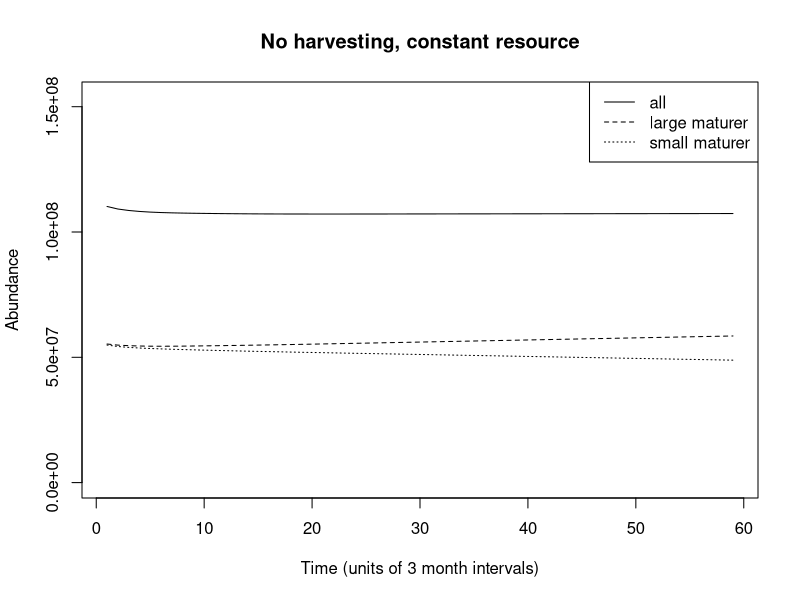

Here is the R script that generated this plot:
genotype1r = 6
genotype2r = 10
genotype1w = 0.674
genotype2w = 0.674

# Set longevity of the fish species, runtime of the model, and number of distinct genotypes
longevity_days = 9125
# set runtime to any arbitrary desired value, in units of days
runtime_days = 150*365
genotypes = 2
# Setting the length of the timestep in days
timescale= 91.25
# Setting run time and longevity to units of time steps
runtime = round(runtime_days/timescale)
longevity = round(longevity_days/timescale)

# How long to run model for convergence before addition of genetic diversity
# in units of days
add_genotypes = 33440

initialize_pop_matrices <- function(longevity, runtime, genotype) {
  # Initialize matrix of columns (years) and rows (age classes)
  # Multiplied by 3 because we'll be storing cohorts' reproductive biomass and lengths 
  age_dist=matrix(0L, nrow=longevity*3, ncol=runtime+1)
  # Add (arbitrarily) 10000 individuals to age=10 to start with
  age_dist[round(3650/timescale), 1] = 10000
  return(age_dist)
}

# Generate a matrix for each genotype
for (g in 1:genotypes) {
  assign(paste("age_dist_",g,sep=""),initialize_pop_matrices(longevity, runtime, g),envir = .GlobalEnv)
}

# Set parameters
# Need to add density dependence
# The steepness of the increase in the ratio lambda (reversible over structural mass)
r = 6
# The length at which the increasing function of lambda reaches its inflection point
l_bar = 0.2
# Scaling parameter for obtaining structural mass from standard length
c_1 = 5787
# Multiplier for obtaining overall yearly energy intake as a function of structural mass
p_0 = 0.1*timescale
# Exponent for obtaining overall yearly energy intake as a function of structural mass
p_1 = 2/3
# Maximum ratio lambda (reversible over structural mass) a fish can attain over its life
lambda_max = 1.3
# Minimum ratio lambda a fish can attain over its life
lambda_min = 0
# Multiplier for obtaining cost of maintenance of structural mass
c_S = 0.003*timescale
# Multiplier for obtaining cost of maintenance of reversible mass
c_E = 0.0003*timescale
# Efficiency with which energy is converted into reversible mass
e_E = 0.9
# Efficiency with which energy is converted to structural mass
e_S = (1/3)
# Multiplier and exponent for the cost of reproduction (in grams)
r_0 = 6
r_1 = 0.6
# Effectively, reproductive investment (fraction of reversible mass devoted to reproduction)
w= 0.674
# Instantaneous base mortality rate
m = log(0.9995^timescale)*(-1)
# Instantaneous fishing mortality
Fishing = 0
# Ricker
alpha = 8.44e-09
b = 4.43e-15
# Parameter setting size-selection ogive steepness
q_f = 0.2
# Minimum catch size for the species (in meters)
mincatchsize = 0.5
# Total population biomass
b_t=0
# Increased natural mortality rate at E/S = 0 or S = 0 
m_max=log(0.994^timescale)*(-1)
# Egg packing constant
packing = 4.45e6
# Parameter for exponential decline in condition-dependent mortality with improved body condition
z_c=7
# Parameter for exponential decline in predation mortality with increased body length
z_p=8
# Resource density
RD = 300000000
# Consumption with resource density half-saturation constant
K_RD = 1000000
# Variability in resource
sd_RD = 0
# How much energy intake is affected by changes in resources (1=no change)
resource = 1

# GROWTH FUNCTIONS

# For obtaining structural mass
structural_mass <- function(l) {
  return(c_1*(l)^3)
}

# Calculate the instrinsic length-dependent E/S ratio that the fish is trying to attain
intrinsic_lambda <- function(l, l_bar, r, lambda_min, lambda_max) {
  return(lambda_min + (lambda_max-lambda_min)*(exp(r*(l-l_bar)))/(1+exp(r*(l-l_bar))))
}

# Energy intake for the fish per year, dependent on fish structural biomass
size_dependent_energy_intake <- function(S, p_0, p_1) {
  return(resource*p_0*(S)^(p_1))
}

# Calculate the cost of the year of maintaining current structural and reversible biomass
maintenance_cost <- function(S, E, c_S, c_E) {
  return(c_S*S + c_E*E)
}

# Function for calculating a new, reduced level of reversible biomass, if net energy intake is negative
negative_p_net <- function(E, p_net, e_E) {
  if (p_net < 0) {
    return(E + (p_net/e_E))}
}

# Calculate the amount of energy needed to raise the R/S ratio to the length-dependent maximum
p_E_raising_lambda <- function(lambda_a, S, E) {
  return((lambda_a*S - E))
}

# Calculating proportion of any remaining energy to be converted to structural mass, to maintain R/S
remaining_energy_allocation <- function(e_S, e_E, lambda_a) {
  return((lambda_a*e_S)/(lambda_a*e_S + e_E))
}

# Obtain R and S for a cohort prior to its reproduction (or failure to reproduce) that year
get_pre_reproductive_size <- function(E_past, l_past, a) {
  S_past = structural_mass(l_past)
  lambda_a = intrinsic_lambda(l_past, l_bar, r, lambda_min, lambda_max)
  p_net = size_dependent_energy_intake(S_past, p_0, p_1) - maintenance_cost(S_past, E_past, c_S, c_E)
  if (p_net < 0) {
    E <- max(0,negative_p_net(E, p_net, e_E))
  }
  if (p_net >= 0 & lambda_a > (E_past/S_past)) {
    # Gives amount of grams needed to raise E/S to lambda_l - not taking efficiency into account yet
    p_E = p_E_raising_lambda(lambda_a, S_past, E_past)
    if ((p_E/e_E - p_net) >=0) {
      E_past = p_net*e_E + E_past
      p_net = 0
    }
    if ((p_E/e_E - p_net) <0) {
      E_past = p_E + E_past
      p_net = p_net - p_E/e_E
    }
  }
  if (p_net >= 0) {
    E = E_past + remaining_energy_allocation(e_S, e_E, lambda_a)*e_E*p_net
    S = S_past + (1-remaining_energy_allocation(e_S, e_E, lambda_a))*e_S*p_net
  }
  l = (S/c_1)^(1/3)
  output <- c(E,l)
  return(output)
}

# REPRODUCTION FUNCTIONS

# Calculate spawning stock biomass
fecundity <- function(ages, t, age_dist, g) {
  # Parameterizing genotypes
  if (t >= round(add_genotypes/timescale)) {
    w=0.674
    # Genotype parameterization
    if (g==1) {
      w=genotype1w
    }
    if (g==2) {
      w=genotype2w
    }
  }
  fecundity = 0
  for (a in ages) {
    if ((w*age_dist[a+(longevity),t]-(r_0*structural_mass(age_dist[a+(2*longevity),t]))^(r_1))>0) {
      fecundity = fecundity + (w*age_dist[a+(longevity),t]-(r_0*structural_mass(age_dist[a+(2*longevity),t]))^(r_1))*age_dist[a,t]
      age_dist[a+(longevity),t] = age_dist[a+(longevity),t] - w*age_dist[a+(longevity),t]
    }
  }
  # Convert from g. to kg.
  fecundity = fecundity/1000
  # Convert from kg. to fecundity
  fecundity = fecundity*(packing)
  assign(paste("age_dist_",g,sep=""),age_dist, envir = .GlobalEnv) 
  return(fecundity)
}

# Calculate total population biomass
biomass_t <- function(ages, t) {
  for (a in ages) {
    b_t = b_t + age_dist[a, t-1]*(structural_mass(age_dist[a+(2*longevity),t-1]))
  }
  return(b_t)
}

# Density dependent recruitment for this year
recruitment <- function(age, ages, t) {
  egg_production_total = 0
  for (g in 1:genotypes) {
    egg_production_total = egg_production_total + fecundity(ages, t, get(paste("age_dist_",g,sep="")),g)
  }
  relative_recruitment = vector(mode="numeric", length=genotypes)
  for (g in 1:genotypes) {
    relative_recruitment[g] = fecundity(ages, t, get(paste("age_dist_",g,sep="")),g)/egg_production_total
  }
  if (age==0) {
    N_0 = alpha * egg_production_total * exp(-b*egg_production_total)
    # Converting from thousands recruits to recruits, dividing by 2 because Ricker makes both male and female fish
    N_0 = N_0 * 1000
    N_0 = N_0/2
  }
  for (g in 1:genotypes) {
    age_dist = get(paste("age_dist_",g,sep=""))
    age_dist[1,t] = N_0*relative_recruitment[g]
    assign(paste("age_dist_",g,sep=""),age_dist, envir = .GlobalEnv) 
  }
}

# Add new recruits, and change the reproducing cohorts' amount of reversible mass
reproduce <- function(ages, t) {
  if (t>1) {
    recruitment(0, ages, t)
  }
}

# MORTALITY FUNCTIONS

# Fishing mortality is size selective
selective_mortality <- function(length) {
  1 / (1 + exp(-q_f*(length - mincatchsize)*100))
}

# Mortality drops as E/S increases, as S increases
mortality <- function(age) {
  lambda <- ((age_dist[age+(longevity),t]))/structural_mass(age_dist[age+(2*longevity),t])
  length = age_dist[age+(2*longevity),t]
  if (age < longevity) {
    N_t = age_dist[age-1,t-1]*exp( -m + -Fishing*selective_mortality(length) - m_max*exp(-z_c*lambda) - (m_max-m)*exp(-z_p*length) )
  }
  if (age == longevity) {
    N_t = age_dist[age-1,t-1]*exp( -m + -Fishing*selective_mortality(length) - m_max*exp(-z_c*lambda) - (m_max-m)*exp(-z_p*length))
    N_t = age_dist[age,t-1]*exp( -m + -Fishing*selective_mortality(length) - m_max*exp(-z_c*lambda) - (m_max-m)*exp(-z_p*length))
  }
  return(N_t)
}

# Calculate lengths (and reversible masses) at each age for the model with no density dependence
lengths_at_t1 <- function(genotypes) {
  t=1
  for (g in 1:genotypes) {
    age_dist = get(paste("age_dist_",g,sep=""))
    age_dist[1+(longevity), 1] = 0.3066
    age_dist[1+2*(longevity), 1] = 0.0493
    for (i in 2:longevity) {
      new_E_l = get_pre_reproductive_size(age_dist[i-1+(longevity), 1],age_dist[i-1+2*(longevity), 1], i-1)
      age_dist[i+(longevity), 1] = new_E_l[1]
      age_dist[i+(2*longevity), 1] = new_E_l[2]
      if ((w*age_dist[i+(longevity),t]-(r_0*structural_mass(age_dist[i+(2*longevity),t]))^(r_1))>0)
      {
        age_dist[i+(longevity),t] = age_dist[i+(longevity),t] - w*age_dist[i+(longevity),t]*(timescale/365) 
      }
    }
    assign(paste("age_dist_",g,sep=""),age_dist, envir = .GlobalEnv) 
  }
}  

# Initialize lengths and reversible masses for ages
lengths_at_t1(genotypes)

# Run the model
for (t in 2:runtime) {
  resource = (max(rnorm(1,1,sd=sd_RD),0)*RD/(K_RD+ max(rnorm(1,1,sd=sd_RD),0)*RD))
  b_t=0
  if (t == round(add_genotypes/timescale)) {
    Fishing = log(exp(-0)^(1/(365/timescale)))*(-1)
    sd_RD = 0
  }
  for (genotype in 1:genotypes) {
    age_dist = get(paste("age_dist_",genotype,sep=""))
    b_t = biomass_t(1:longevity, t)
    assign(paste("age_dist_",genotype,sep=""),age_dist, envir = .GlobalEnv) 
  }
  for (genotype in 1:genotypes) {
    
    # Parameterizing genotypes
    if (t >= round(add_genotypes/timescale)) {
      r=6
      # Genotype parameterization
      if (genotype==1) {
        # a_bar = 36.5
        r=genotype1r
      }
      if (genotype==2) {
        # a_bar = 365*2
        r=genotype2r
      }
    }
    
    age_dist = get(paste("age_dist_",genotype,sep=""))
    age_dist[1+(longevity), t] =  0.3066
    age_dist[1+2*(longevity), t] = 0.0493
    for (age in 2:longevity) {
      new_E_l = get_pre_reproductive_size(age_dist[age-1+(longevity), t-1],age_dist[age-1+2*(longevity), 1], age-1)
      age_dist[age+(longevity), t] = new_E_l[1]
      age_dist[age+(2*longevity), t] = new_E_l[2]
      
      # Mortality
      for (age in 2:longevity) {
        age_dist[age, t] <- mortality(age)
      }
    }
    assign(paste("age_dist_",genotype,sep=""),age_dist, envir = .GlobalEnv) 
  }
  if ((t%%round(365/timescale) == 0)) {
    reproduce(1:longevity, t) 
  }
}


### Analysis code

approach <- vector(mode="numeric", length=runtime)
for (i in 1:runtime) {
  for (j in 1:genotypes) {
    approach[i] <- approach[i]+ sum(get(paste("age_dist_", j, sep=""))[1:longevity,i])
  } 
}
# Plot population dynamics
plot(approach[seq(round(add_genotypes/timescale),length(approach), by=4)],lty=1, pch=19, type="l", ylab="Abundance",xlab="Time (units of 3 month intervals)", ylim=c(0,max(approach)), main= "No harvesting, constant resource")
approach <- vector(mode="numeric", length=runtime)
for (i in 1:runtime) {
  approach[i] <- sum(age_dist_1[1:longevity,i])
}
lines(approach[seq(round(add_genotypes/timescale),length(approach), by=4)], lty=2, pch=19, type="l")
cols <- c(3,4,5,6)
for (j in 2:genotypes) {
  approach <- vector(mode="numeric", length=runtime)
  for (i in 1:runtime) {
    approach[i] <- sum(get(paste("age_dist_",j, sep=""))[1:longevity,i])
  }
  lines(approach[seq(round(add_genotypes/timescale),length(approach), by=4)], lty=cols[j-1], pch=19)
}
legend("topright",legend=c("all", "large maturer","small maturer"), lty=1:3)